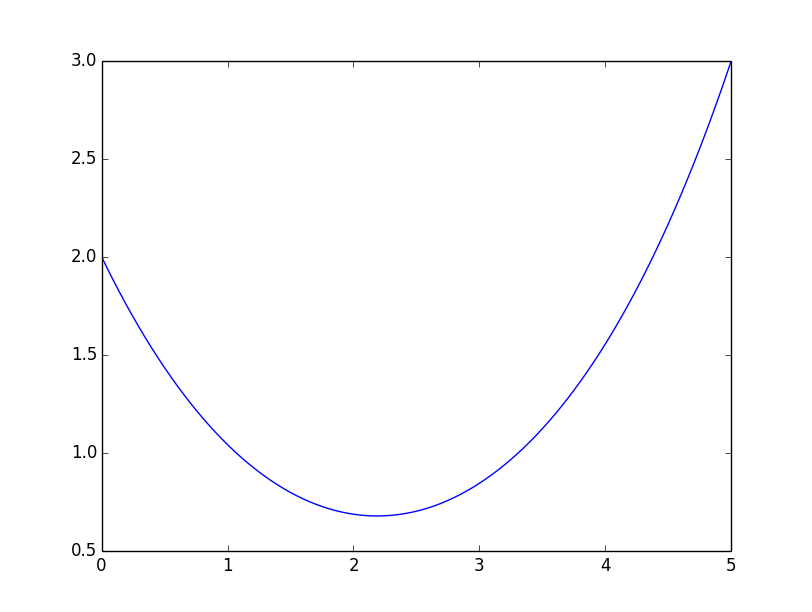

Recreate this plot in Python.
import numpy as np
from numpy.linalg import eig
from numpy.linalg import inv
from numpy.linalg import norm



#number of points
segments = 100
n = segments - 1
u = [0] * n
uStart = 2.0
uEnd = 3.0
l = 5.0
c = 0.5
h = l/segments

def d2u(u,i):
    if (i == 0):
        u0 = uStart
        u1 = u[i+1]
    elif i == n-1:
        u0 = u[i-1]
        u1 = uEnd
    else:
        u0 = u[i-1]
        u1 = u[i+1]
    return (-1/h**2)*(-u0 + 2*u[i] - u1)

def du(u,i):
    if (i == 0):
        u0 = uStart
        u1 = u[i+1]
    elif i == n-1:
        u0 = u[i-1]
        u1 = uEnd
    else:
        u0 = u[i-1]
        u1 = u[i+1]
    return (1.0/(2*h)) * (u1 - u0)

def rightHand(u,i):
    return c*((1+du(u,i)**2)**0.5)

def f(u):
    b = u[:]
    b = [ d2u(u,i)-rightHand(u,i) for i in range(0,len(u))]
    return np.array(b)

def jacobian(u):
    jacobian = np.zeros([n,n])
    for i in range(0,n):
        if(i == 0):
            jacobian[i][i] = -(2 / h**2)
            jacobian[i][i+1] = (1 / h**2) - (c/4/h**2*(u[i+1]-uStart))/rightHand(u,i)
        elif(i == n - 1):
            jacobian[i][i-1] = (1 / h**2) + (c/4/h**2*(uEnd-u[i-1]))/rightHand(u,i)
            jacobian[i][i] = -(2 / h**2)
        else:
            jacobian[i][i-1] = (1 / h**2) + (c/4/h**2*(u[i+1]-u[i-1]))/rightHand(u,i)
            jacobian[i][i] = -(2 / h**2)
            jacobian[i][i+1] = (1 / h**2) - (c/4/h**2*(u[i+1]-u[i-1]))/rightHand(u,i)
    return jacobian

from problem2 import globalizedNewton as nt

#plotting .......
x = nt(f,jacobian,np.array([0]*n))[0]
xWithBoundaries = [uStart] + list(x) + [uEnd]
import matplotlib.pyplot as plot
t = np.linspace(0,l,n+2)
plot.plot(t,xWithBoundaries)
plot.show()
